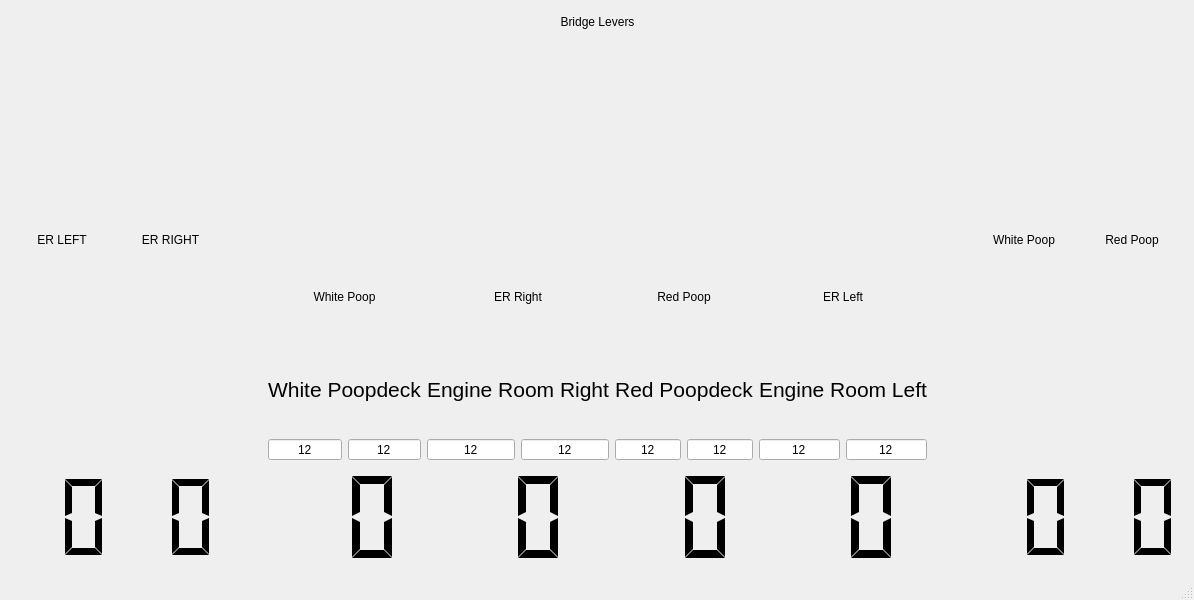
<?xml version="1.0" encoding="UTF-8"?>
<ui version="4.0">
 <class>MainWindow</class>
 <widget class="QMainWindow" name="MainWindow">
  <property name="geometry">
   <rect>
    <x>0</x>
    <y>0</y>
    <width>1194</width>
    <height>600</height>
   </rect>
  </property>
  <property name="windowTitle">
   <string>MainWindow</string>
  </property>
  <widget class="QWidget" name="centralWidget">
   <layout class="QGridLayout" name="gridLayout">
    <item row="2" column="3">
     <widget class="QWidget" name="engineLeftWidget" native="true">
      <property name="minimumSize">
       <size>
        <width>0</width>
        <height>0</height>
       </size>
      </property>
      <layout class="QGridLayout" name="gridLayout_15"/>
     </widget>
    </item>
    <item row="1" column="3">
     <widget class="QLabel" name="erLeftLabel">
      <property name="text">
       <string>ER LEFT</string>
      </property>
      <property name="alignment">
       <set>Qt::AlignBottom|Qt::AlignHCenter</set>
      </property>
     </widget>
    </item>
    <item row="1" column="7">
     <widget class="QWidget" name="clock2widget" native="true">
      <property name="minimumSize">
       <size>
        <width>0</width>
        <height>0</height>
       </size>
      </property>
      <layout class="QGridLayout" name="gridLayout_3"/>
     </widget>
    </item>
    <item row="3" column="5">
     <spacer name="horizontalSpacer">
      <property name="orientation">
       <enum>Qt::Horizontal</enum>
      </property>
      <property name="sizeType">
       <enum>QSizePolicy::Fixed</enum>
      </property>
      <property name="sizeHint" stdset="0">
       <size>
        <width>40</width>
        <height>20</height>
       </size>
      </property>
     </spacer>
    </item>
    <item row="1" column="9">
     <widget class="QWidget" name="clock4widget" native="true">
      <property name="minimumSize">
       <size>
        <width>0</width>
        <height>0</height>
       </size>
      </property>
      <layout class="QGridLayout" name="gridLayout_7"/>
     </widget>
    </item>
    <item row="2" column="11">
     <widget class="QWidget" name="whitePoopWidget" native="true">
      <property name="minimumSize">
       <size>
        <width>0</width>
        <height>0</height>
       </size>
      </property>
      <layout class="QGridLayout" name="gridLayout_11"/>
     </widget>
    </item>
    <item row="1" column="11">
     <widget class="QLabel" name="whitePoopLabel">
      <property name="text">
       <string>White Poop</string>
      </property>
      <property name="alignment">
       <set>Qt::AlignBottom|Qt::AlignHCenter</set>
      </property>
     </widget>
    </item>
    <item row="2" column="6">
     <layout class="QVBoxLayout" name="verticalLayout_5">
      <item>
       <widget class="QLabel" name="symbol1">
        <property name="maximumSize">
         <size>
          <width>200</width>
          <height>200</height>
         </size>
        </property>
        <property name="text">
         <string>White Poop</string>
        </property>
        <property name="scaledContents">
         <bool>true</bool>
        </property>
        <property name="alignment">
         <set>Qt::AlignCenter</set>
        </property>
       </widget>
      </item>
      <item>
       <widget class="QLabel" name="label">
        <property name="baseSize">
         <size>
          <width>200</width>
          <height>200</height>
         </size>
        </property>
        <property name="font">
         <font>
          <pointsize>16</pointsize>
         </font>
        </property>
        <property name="text">
         <string>White Poopdeck</string>
        </property>
        <property name="scaledContents">
         <bool>true</bool>
        </property>
        <property name="alignment">
         <set>Qt::AlignCenter</set>
        </property>
       </widget>
      </item>
      <item>
       <layout class="QHBoxLayout" name="horizontalLayout">
        <item>
         <widget class="QSpinBox" name="whitePoopHour">
          <property name="autoFillBackground">
           <bool>true</bool>
          </property>
          <property name="wrapping">
           <bool>true</bool>
          </property>
          <property name="alignment">
           <set>Qt::AlignCenter</set>
          </property>
          <property name="buttonSymbols">
           <enum>QAbstractSpinBox::NoButtons</enum>
          </property>
          <property name="minimum">
           <number>1</number>
          </property>
          <property name="maximum">
           <number>12</number>
          </property>
          <property name="value">
           <number>12</number>
          </property>
         </widget>
        </item>
        <item>
         <widget class="QSpinBox" name="whitePoopMinute">
          <property name="wrapping">
           <bool>true</bool>
          </property>
          <property name="alignment">
           <set>Qt::AlignCenter</set>
          </property>
          <property name="buttonSymbols">
           <enum>QAbstractSpinBox::NoButtons</enum>
          </property>
          <property name="minimum">
           <number>1</number>
          </property>
          <property name="maximum">
           <number>12</number>
          </property>
          <property name="value">
           <number>12</number>
          </property>
         </widget>
        </item>
       </layout>
      </item>
     </layout>
    </item>
    <item row="0" column="6" colspan="4">
     <widget class="QPushButton" name="titleBtn">
      <property name="enabled">
       <bool>true</bool>
      </property>
      <property name="text">
       <string>Bridge Levers</string>
      </property>
      <property name="flat">
       <bool>true</bool>
      </property>
     </widget>
    </item>
    <item row="3" column="6" colspan="4">
     <layout class="QHBoxLayout" name="horizontalLayout_6">
      <item>
       <widget class="QLCDNumber" name="deck1lcd">
        <property name="sizePolicy">
         <sizepolicy hsizetype="Minimum" vsizetype="Minimum">
          <horstretch>0</horstretch>
          <verstretch>0</verstretch>
         </sizepolicy>
        </property>
        <property name="font">
         <font>
          <kerning>true</kerning>
         </font>
        </property>
        <property name="autoFillBackground">
         <bool>false</bool>
        </property>
        <property name="frameShape">
         <enum>QFrame::NoFrame</enum>
        </property>
        <property name="lineWidth">
         <number>1</number>
        </property>
        <property name="digitCount">
         <number>2</number>
        </property>
        <property name="mode">
         <enum>QLCDNumber::Dec</enum>
        </property>
        <property name="segmentStyle">
         <enum>QLCDNumber::Flat</enum>
        </property>
       </widget>
      </item>
      <item>
       <widget class="QLCDNumber" name="deck2lcd">
        <property name="sizePolicy">
         <sizepolicy hsizetype="Minimum" vsizetype="Minimum">
          <horstretch>0</horstretch>
          <verstretch>0</verstretch>
         </sizepolicy>
        </property>
        <property name="autoFillBackground">
         <bool>false</bool>
        </property>
        <property name="frameShape">
         <enum>QFrame::NoFrame</enum>
        </property>
        <property name="lineWidth">
         <number>1</number>
        </property>
        <property name="digitCount">
         <number>2</number>
        </property>
        <property name="mode">
         <enum>QLCDNumber::Dec</enum>
        </property>
        <property name="segmentStyle">
         <enum>QLCDNumber::Flat</enum>
        </property>
       </widget>
      </item>
      <item>
       <widget class="QLCDNumber" name="deck3lcd">
        <property name="sizePolicy">
         <sizepolicy hsizetype="Minimum" vsizetype="Minimum">
          <horstretch>0</horstretch>
          <verstretch>0</verstretch>
         </sizepolicy>
        </property>
        <property name="autoFillBackground">
         <bool>false</bool>
        </property>
        <property name="frameShape">
         <enum>QFrame::NoFrame</enum>
        </property>
        <property name="lineWidth">
         <number>1</number>
        </property>
        <property name="digitCount">
         <number>2</number>
        </property>
        <property name="mode">
         <enum>QLCDNumber::Dec</enum>
        </property>
        <property name="segmentStyle">
         <enum>QLCDNumber::Flat</enum>
        </property>
       </widget>
      </item>
      <item>
       <widget class="QLCDNumber" name="deck4lcd">
        <property name="sizePolicy">
         <sizepolicy hsizetype="Minimum" vsizetype="Minimum">
          <horstretch>0</horstretch>
          <verstretch>0</verstretch>
         </sizepolicy>
        </property>
        <property name="autoFillBackground">
         <bool>false</bool>
        </property>
        <property name="frameShape">
         <enum>QFrame::NoFrame</enum>
        </property>
        <property name="lineWidth">
         <number>1</number>
        </property>
        <property name="digitCount">
         <number>2</number>
        </property>
        <property name="mode">
         <enum>QLCDNumber::Dec</enum>
        </property>
        <property name="segmentStyle">
         <enum>QLCDNumber::Flat</enum>
        </property>
       </widget>
      </item>
     </layout>
    </item>
    <item row="1" column="12">
     <widget class="QLabel" name="redPoopLabel">
      <property name="text">
       <string>Red Poop</string>
      </property>
      <property name="alignment">
       <set>Qt::AlignBottom|Qt::AlignHCenter</set>
      </property>
     </widget>
    </item>
    <item row="2" column="12">
     <widget class="QWidget" name="redPoopWidget" native="true">
      <property name="minimumSize">
       <size>
        <width>0</width>
        <height>0</height>
       </size>
      </property>
      <layout class="QGridLayout" name="gridLayout_5"/>
     </widget>
    </item>
    <item row="2" column="7">
     <layout class="QVBoxLayout" name="verticalLayout_8">
      <item>
       <widget class="QLabel" name="symbol2">
        <property name="maximumSize">
         <size>
          <width>200</width>
          <height>200</height>
         </size>
        </property>
        <property name="text">
         <string>ER Right</string>
        </property>
        <property name="scaledContents">
         <bool>true</bool>
        </property>
        <property name="alignment">
         <set>Qt::AlignCenter</set>
        </property>
       </widget>
      </item>
      <item>
       <widget class="QLabel" name="label_2">
        <property name="font">
         <font>
          <pointsize>16</pointsize>
         </font>
        </property>
        <property name="text">
         <string>Engine Room Right</string>
        </property>
        <property name="scaledContents">
         <bool>true</bool>
        </property>
        <property name="alignment">
         <set>Qt::AlignCenter</set>
        </property>
       </widget>
      </item>
      <item>
       <layout class="QHBoxLayout" name="horizontalLayout_2">
        <item>
         <widget class="QSpinBox" name="erRightHour">
          <property name="wrapping">
           <bool>true</bool>
          </property>
          <property name="alignment">
           <set>Qt::AlignCenter</set>
          </property>
          <property name="buttonSymbols">
           <enum>QAbstractSpinBox::NoButtons</enum>
          </property>
          <property name="minimum">
           <number>1</number>
          </property>
          <property name="maximum">
           <number>12</number>
          </property>
          <property name="value">
           <number>12</number>
          </property>
         </widget>
        </item>
        <item>
         <widget class="QSpinBox" name="erRightMinute">
          <property name="wrapping">
           <bool>true</bool>
          </property>
          <property name="alignment">
           <set>Qt::AlignCenter</set>
          </property>
          <property name="buttonSymbols">
           <enum>QAbstractSpinBox::NoButtons</enum>
          </property>
          <property name="minimum">
           <number>1</number>
          </property>
          <property name="maximum">
           <number>12</number>
          </property>
          <property name="value">
           <number>12</number>
          </property>
         </widget>
        </item>
       </layout>
      </item>
     </layout>
    </item>
    <item row="1" column="6">
     <widget class="QWidget" name="clock1widget" native="true">
      <property name="minimumSize">
       <size>
        <width>0</width>
        <height>0</height>
       </size>
      </property>
      <layout class="QGridLayout" name="gridLayout_2"/>
     </widget>
    </item>
    <item row="2" column="9">
     <layout class="QVBoxLayout" name="verticalLayout_6">
      <item>
       <widget class="QLabel" name="symbol4">
        <property name="maximumSize">
         <size>
          <width>200</width>
          <height>200</height>
         </size>
        </property>
        <property name="text">
         <string>ER Left</string>
        </property>
        <property name="scaledContents">
         <bool>true</bool>
        </property>
        <property name="alignment">
         <set>Qt::AlignCenter</set>
        </property>
       </widget>
      </item>
      <item>
       <widget class="QLabel" name="label_4">
        <property name="font">
         <font>
          <pointsize>16</pointsize>
         </font>
        </property>
        <property name="text">
         <string>Engine Room Left</string>
        </property>
        <property name="scaledContents">
         <bool>true</bool>
        </property>
        <property name="alignment">
         <set>Qt::AlignCenter</set>
        </property>
       </widget>
      </item>
      <item>
       <layout class="QHBoxLayout" name="horizontalLayout_5">
        <item>
         <widget class="QSpinBox" name="erLeftHour">
          <property name="wrapping">
           <bool>true</bool>
          </property>
          <property name="alignment">
           <set>Qt::AlignCenter</set>
          </property>
          <property name="buttonSymbols">
           <enum>QAbstractSpinBox::NoButtons</enum>
          </property>
          <property name="minimum">
           <number>1</number>
          </property>
          <property name="maximum">
           <number>12</number>
          </property>
          <property name="value">
           <number>12</number>
          </property>
         </widget>
        </item>
        <item>
         <widget class="QSpinBox" name="erLeftMinute">
          <property name="wrapping">
           <bool>true</bool>
          </property>
          <property name="alignment">
           <set>Qt::AlignCenter</set>
          </property>
          <property name="buttonSymbols">
           <enum>QAbstractSpinBox::NoButtons</enum>
          </property>
          <property name="minimum">
           <number>1</number>
          </property>
          <property name="maximum">
           <number>12</number>
          </property>
          <property name="value">
           <number>12</number>
          </property>
         </widget>
        </item>
       </layout>
      </item>
     </layout>
    </item>
    <item row="3" column="11" colspan="2">
     <layout class="QHBoxLayout" name="horizontalLayout_7">
      <item>
       <widget class="QLCDNumber" name="whitePoopLcd">
        <property name="sizePolicy">
         <sizepolicy hsizetype="Minimum" vsizetype="Minimum">
          <horstretch>0</horstretch>
          <verstretch>0</verstretch>
         </sizepolicy>
        </property>
        <property name="maximumSize">
         <size>
          <width>100</width>
          <height>100</height>
         </size>
        </property>
        <property name="autoFillBackground">
         <bool>false</bool>
        </property>
        <property name="frameShape">
         <enum>QFrame::NoFrame</enum>
        </property>
        <property name="lineWidth">
         <number>1</number>
        </property>
        <property name="digitCount">
         <number>2</number>
        </property>
        <property name="mode">
         <enum>QLCDNumber::Dec</enum>
        </property>
        <property name="segmentStyle">
         <enum>QLCDNumber::Flat</enum>
        </property>
       </widget>
      </item>
      <item>
       <widget class="QLCDNumber" name="redPoopLcd">
        <property name="sizePolicy">
         <sizepolicy hsizetype="Minimum" vsizetype="Minimum">
          <horstretch>0</horstretch>
          <verstretch>0</verstretch>
         </sizepolicy>
        </property>
        <property name="maximumSize">
         <size>
          <width>100</width>
          <height>100</height>
         </size>
        </property>
        <property name="font">
         <font>
          <pointsize>6</pointsize>
         </font>
        </property>
        <property name="autoFillBackground">
         <bool>false</bool>
        </property>
        <property name="frameShape">
         <enum>QFrame::NoFrame</enum>
        </property>
        <property name="lineWidth">
         <number>1</number>
        </property>
        <property name="digitCount">
         <number>2</number>
        </property>
        <property name="mode">
         <enum>QLCDNumber::Dec</enum>
        </property>
        <property name="segmentStyle">
         <enum>QLCDNumber::Flat</enum>
        </property>
       </widget>
      </item>
     </layout>
    </item>
    <item row="3" column="3" colspan="2">
     <layout class="QHBoxLayout" name="horizontalLayout_8">
      <item>
       <widget class="QLCDNumber" name="erLeftLcd">
        <property name="sizePolicy">
         <sizepolicy hsizetype="Minimum" vsizetype="Minimum">
          <horstretch>0</horstretch>
          <verstretch>0</verstretch>
         </sizepolicy>
        </property>
        <property name="maximumSize">
         <size>
          <width>100</width>
          <height>100</height>
         </size>
        </property>
        <property name="autoFillBackground">
         <bool>false</bool>
        </property>
        <property name="frameShape">
         <enum>QFrame::NoFrame</enum>
        </property>
        <property name="lineWidth">
         <number>1</number>
        </property>
        <property name="digitCount">
         <number>2</number>
        </property>
        <property name="mode">
         <enum>QLCDNumber::Dec</enum>
        </property>
        <property name="segmentStyle">
         <enum>QLCDNumber::Flat</enum>
        </property>
       </widget>
      </item>
      <item>
       <widget class="QLCDNumber" name="erRightLcd">
        <property name="sizePolicy">
         <sizepolicy hsizetype="Minimum" vsizetype="Minimum">
          <horstretch>0</horstretch>
          <verstretch>0</verstretch>
         </sizepolicy>
        </property>
        <property name="maximumSize">
         <size>
          <width>100</width>
          <height>100</height>
         </size>
        </property>
        <property name="autoFillBackground">
         <bool>false</bool>
        </property>
        <property name="frameShape">
         <enum>QFrame::NoFrame</enum>
        </property>
        <property name="lineWidth">
         <number>1</number>
        </property>
        <property name="smallDecimalPoint">
         <bool>false</bool>
        </property>
        <property name="digitCount">
         <number>2</number>
        </property>
        <property name="mode">
         <enum>QLCDNumber::Dec</enum>
        </property>
        <property name="segmentStyle">
         <enum>QLCDNumber::Flat</enum>
        </property>
       </widget>
      </item>
     </layout>
    </item>
    <item row="2" column="4">
     <widget class="QWidget" name="engineRightWidget" native="true">
      <property name="minimumSize">
       <size>
        <width>0</width>
        <height>0</height>
       </size>
      </property>
      <layout class="QGridLayout" name="gridLayout_10"/>
     </widget>
    </item>
    <item row="2" column="8">
     <layout class="QVBoxLayout" name="verticalLayout_7">
      <item>
       <widget class="QLabel" name="symbol3">
        <property name="maximumSize">
         <size>
          <width>200</width>
          <height>200</height>
         </size>
        </property>
        <property name="text">
         <string>Red Poop</string>
        </property>
        <property name="scaledContents">
         <bool>true</bool>
        </property>
        <property name="alignment">
         <set>Qt::AlignCenter</set>
        </property>
       </widget>
      </item>
      <item>
       <widget class="QLabel" name="label_3">
        <property name="font">
         <font>
          <pointsize>16</pointsize>
         </font>
        </property>
        <property name="text">
         <string>Red Poopdeck</string>
        </property>
        <property name="scaledContents">
         <bool>true</bool>
        </property>
        <property name="alignment">
         <set>Qt::AlignCenter</set>
        </property>
       </widget>
      </item>
      <item>
       <layout class="QHBoxLayout" name="horizontalLayout_4">
        <item>
         <widget class="QSpinBox" name="redPoopHour">
          <property name="wrapping">
           <bool>true</bool>
          </property>
          <property name="alignment">
           <set>Qt::AlignCenter</set>
          </property>
          <property name="buttonSymbols">
           <enum>QAbstractSpinBox::NoButtons</enum>
          </property>
          <property name="minimum">
           <number>1</number>
          </property>
          <property name="maximum">
           <number>12</number>
          </property>
          <property name="value">
           <number>12</number>
          </property>
         </widget>
        </item>
        <item>
         <widget class="QSpinBox" name="redPoopMinute">
          <property name="wrapping">
           <bool>true</bool>
          </property>
          <property name="alignment">
           <set>Qt::AlignCenter</set>
          </property>
          <property name="buttonSymbols">
           <enum>QAbstractSpinBox::NoButtons</enum>
          </property>
          <property name="minimum">
           <number>1</number>
          </property>
          <property name="maximum">
           <number>12</number>
          </property>
          <property name="value">
           <number>12</number>
          </property>
         </widget>
        </item>
       </layout>
      </item>
     </layout>
    </item>
    <item row="1" column="4">
     <widget class="QLabel" name="erRightLabel">
      <property name="text">
       <string>ER RIGHT</string>
      </property>
      <property name="alignment">
       <set>Qt::AlignBottom|Qt::AlignHCenter</set>
      </property>
     </widget>
    </item>
    <item row="1" column="8">
     <widget class="QWidget" name="clock3widget" native="true">
      <property name="minimumSize">
       <size>
        <width>0</width>
        <height>0</height>
       </size>
      </property>
      <layout class="QGridLayout" name="gridLayout_6"/>
     </widget>
    </item>
    <item row="3" column="10">
     <spacer name="horizontalSpacer_2">
      <property name="orientation">
       <enum>Qt::Horizontal</enum>
      </property>
      <property name="sizeType">
       <enum>QSizePolicy::Fixed</enum>
      </property>
      <property name="sizeHint" stdset="0">
       <size>
        <width>40</width>
        <height>20</height>
       </size>
      </property>
     </spacer>
    </item>
   </layout>
  </widget>
  <widget class="QStatusBar" name="statusBar"/>
 </widget>
 <layoutdefault spacing="6" margin="11"/>
 <tabstops>
  <tabstop>whitePoopHour</tabstop>
  <tabstop>whitePoopMinute</tabstop>
  <tabstop>erRightHour</tabstop>
  <tabstop>erRightMinute</tabstop>
  <tabstop>redPoopHour</tabstop>
  <tabstop>redPoopMinute</tabstop>
  <tabstop>erLeftHour</tabstop>
  <tabstop>erLeftMinute</tabstop>
  <tabstop>titleBtn</tabstop>
 </tabstops>
 <resources/>
 <connections/>
</ui>
